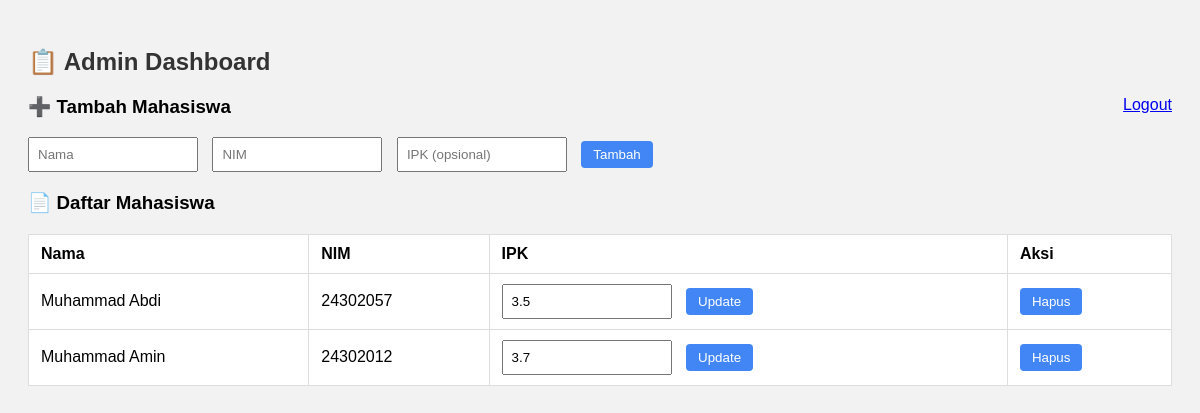
The app's page /admin_dashboard (signed in), older data.
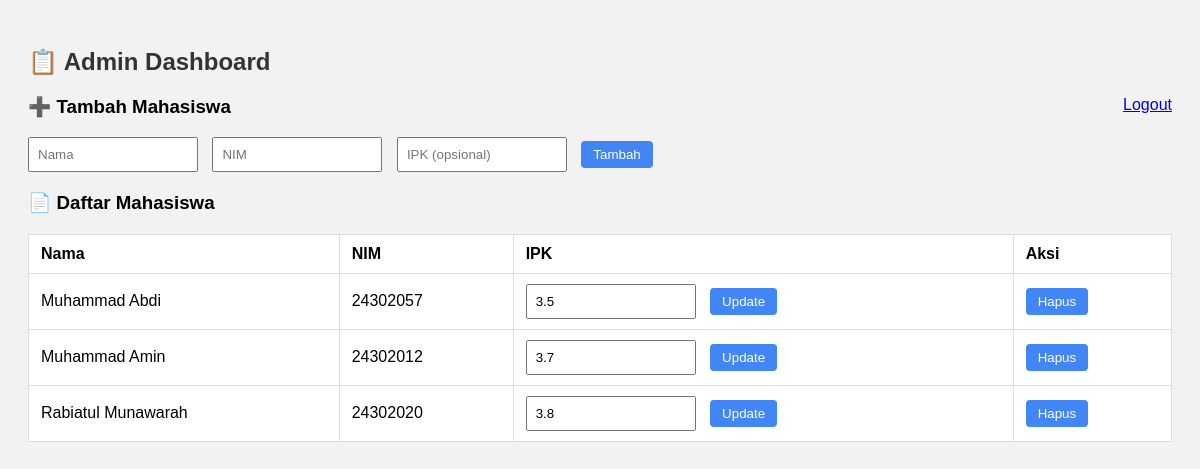
The same page, newer data.
### tables this page shows
CREATE TABLE mahasiswa (
            id INTEGER PRIMARY KEY AUTOINCREMENT,
            nama TEXT NOT NULL,
            nim TEXT NOT NULL UNIQUE,
            ipk REAL
        );

### ai_module/app.py (the view)
@app.route("/admin_dashboard", methods=["GET", "POST"])
def admin_dashboard():
    if "admin" not in session:
        return redirect(url_for("login"))
    conn = sqlite3.connect("database.db")
    c = conn.cursor()
    if request.method == "POST":
        nama = request.form["nama"]
        nim = request.form["nim"]
        ipk = request.form.get("ipk")
        c.execute("INSERT OR IGNORE INTO mahasiswa (nama, nim, ipk) VALUES (?, ?, ?)", (nama, nim, ipk))
        conn.commit()
    c.execute("SELECT id, nama, nim, ipk FROM mahasiswa")
    data = c.fetchall()
    conn.close()
    return render_template("admin_dashboard.html", mahasiswa=data)

### ai_module/templates/admin_dashboard.html (shortened to what this page needs)
<!DOCTYPE html>
<html lang="id">
<head>
</head>
<body>
    <h2>📋 Admin Dashboard</h2>
    <a class="logout" href="{{ url_for('logout') }}">Logout</a>
    <h3>➕ Tambah Mahasiswa</h3>
    <form method="post" action="{{ url_for('admin_dashboard') }}">
        <input type="text" name="nama" placeholder="Nama" required>
        <input type="text" name="nim" placeholder="NIM" required>
        <input type="number" step="0.01" name="ipk" placeholder="IPK (opsional)">
        <button type="submit">Tambah</button>
    </form>
    <h3>📄 Daftar Mahasiswa</h3>
    <table>
        <thead>
            <tr>
                <th>Nama</th>
                <th>NIM</th>
                <th>IPK</th>
                <th>Aksi</th>
            </tr>
        </thead>
        <tbody>
            {% for mhs in mahasiswa %}
            <tr>
                <td>{{ mhs[1] }}</td>
                <td>{{ mhs[2] }}</td>
                <td>
                    <form action="{{ url_for('update_mahasiswa', id=mhs[0]) }}" method="post" style="display: inline;">
                        <input type="number" step="0.01" name="ipk" value="{{ mhs[3] if mhs[3] is not none else '' }}" required>
                        <button type="submit">Update</button>
                    </form>
                </td>
                <td>
                    <form action="{{ url_for('hapus_mahasiswa', id=mhs[0]) }}" method="post" style="display: inline;">
                        <button type="submit" onclick="return confirm('Yakin ingin menghapus mahasiswa ini?')">Hapus</button>
                    </form>
                </td>
            </tr>
            {% endfor %}
        </tbody>
    </table>
</body>
</html>

### ai_module/templates/admin_dashboard.html (style rules this page uses)
body { font-family: Arial, sans-serif; background: #f2f2f2; padding: 20px; }
h2 { color: #333; }
table { width: 100%; background: #fff; border-collapse: collapse; margin-top: 20px; }
th, td { padding: 10px 12px; border: 1px solid #ddd; text-align: left; }
form { margin-bottom: 20px; }
input[type="text"], input[type="number"] { padding: 8px; margin-right: 10px; width: 150px; }
button { padding: 6px 12px; background: #4285f4; border: none; color: white; cursor: pointer; border-radius: 4px; }
.logout { float: right; }

Row changes from the older to the newer data that the page shows:
added mahasiswa: nama "Rabiatul Munawarah", nim "24302020", ipk "3.8"
